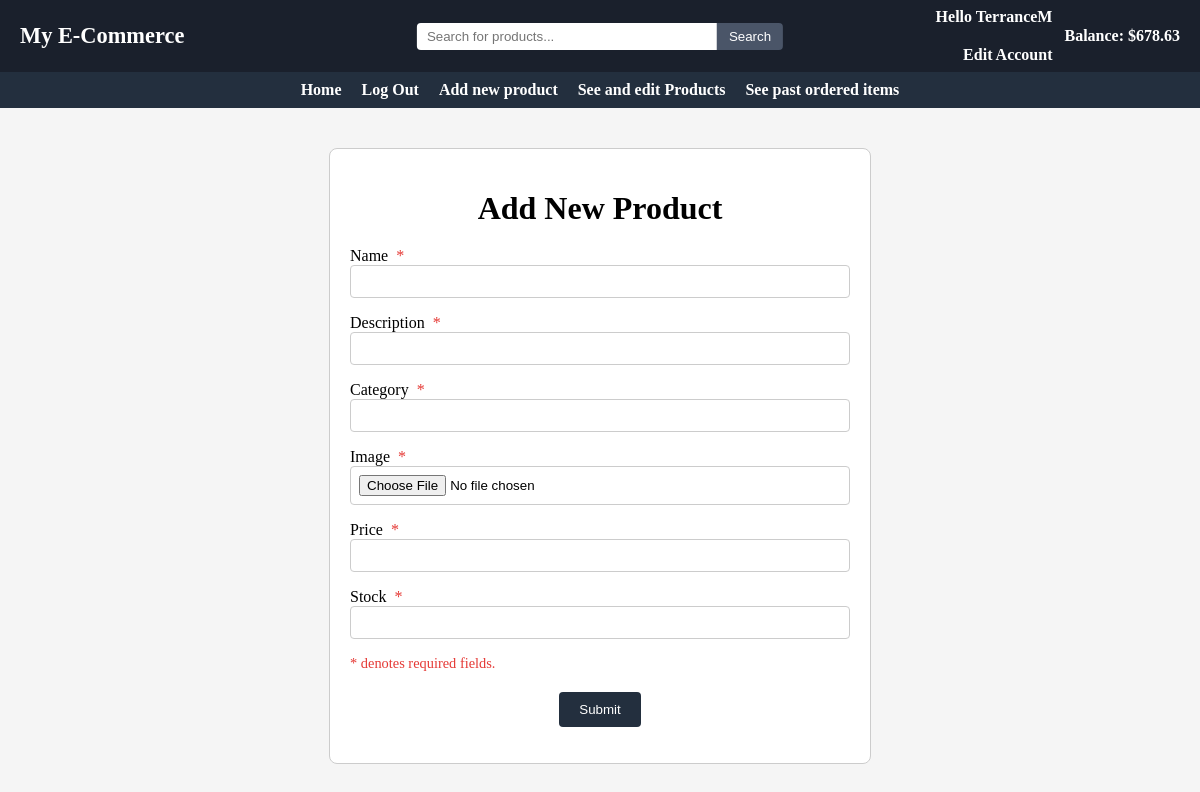
/863026096/sell/makeItem, run on the app's committed database.
### main/models.py (models this page shows, shortened)
class User(models.Model):
    userID = models.BigIntegerField(primary_key=True)
    username = models.CharField(max_length=50, unique=True)
    password = models.CharField(max_length=200)
    email = models.EmailField()
    role = models.SmallIntegerField()
    balance = models.FloatField(default=0)
    approved = models.BooleanField(default=False)

### main/views.py (the view)
# urls.py: path("sell/makeItem", views.createItem, name="createItem"),
def createItem(request, UserID=0):
    userData = 0
    try:
        userData = User.objects.get(userID=UserID)
        if(userData.role == 0):
            messages.add_message(request, messages.SUCCESS, "This account was rejected by an admin. Please create a new account")
            userData.delete()
    except User.DoesNotExist:
        userData = 0
        items = Item.objects.filter(approved=True).order_by('name')[:20]
        return render(request, "index.html", {"userData": userData, "userID":UserID, "items":items})
    idIsValid = False
    if(request.method=="POST"):
        form = CreateNewItem(request.POST, request.FILES)
        if(form.is_valid()):
            form.full_clean()
            name = request.POST.get("name")
            category = request.POST.get("category")
            image = request.FILES.get("image")
            description = request.POST.get("description")
            price = request.POST.get("price")
            stock = request.POST.get("stock")
            newItem = Item(seller=userData, name=name, category=category, description=description, price=round(price, 2), stock=stock, image=image)
            while(not idIsValid):
                newItem.itemID = random.randint(0, 1000000000)
                try:
                    Item.objects.get(itemID=newItem.itemID)
                except Item.DoesNotExist:
                    idIsValid = True
            newItem.save()
            return HttpResponseRedirect("/%i/main" % userData.userID)
    else:
        form = CreateNewItem(request.POST)
    return render(request, "makeItem.html", context={"form":form, "userData":userData})

### main/forms.py
class CreateNewItem(forms.Form):
    name = forms.CharField(max_length=200)
    description = forms.CharField(max_length=200)
    category = forms.CharField(max_length=100)
    image = forms.ImageField()
    price = forms.FloatField()
    stock = forms.IntegerField()

### main/templates/makeItem.html (shortened to what this page needs)
{% extends "base.html" %}
{% block content %}
<div class="form-container">
  {%block title%}<h1>Add New Product</h1>{%endblock%}
  <form method="POST" enctype="multipart/form-data" action="makeItem">
      {% for field in form %}
      <div class="form-field">
        <label for="{{ field.id_for_label }}">
          {{ field.label }}
          {% if field.field.required %}
            <span class="required-star">*</span>
          {% endif %}
        </label>
        {{ field }}
      </div>
      {% if field.name == 'stock' %}
        <div class="required-note">* denotes required fields.</div>
      {% endif %}
      {% endfor %}
      <button type="submit" name="save">Submit</button>
  </form>
</div>
{% endblock content %}

### main/templates/base.html (shortened to what this page needs)
{% load static %}
<link rel="stylesheet" href="{% static 'css/styles.css' %}">
<header class="topbar">
  <div class="topbar-left">
    <h1 class="site-title">My E-Commerce</h1>
  </div>
  <div class="topbar-center">
    <form method="POST" action="/{%if userData.userID and userData.approved%}{{userData.userID}}/{% endif %}search/">
      <input type="text" name="search" placeholder="Search for products..." class="topbar-search"/>
      <button type="submit" name = "searchSubmit" value = "searchSubmit">Search</button>
    </form>
  </div>
  <div class="topbar-right">
    {% if userData.userID and userData.approved %}
      <a href="/{{userData.userID}}/edit" class="user-link">
        <span>Hello {{userData.username}}</span><br/>
        <span>Edit Account</span>
      </a>
      <span class="balance">Balance: ${{userData.balance}}</span>
    {% endif %}
  </div>
</header>
<header class="navbar">
    <nav class="navbar-menu">
        <ul class="nav-list">
            {%if not userData.userID%}
              <li><a href="/">Home</a></li>
              <li><a href="/login">Login</a></li>
              <li><a href="/create">Register</a></li>
            {%else%}
              <li><a href="/{{userData.userID}}/main">Home</a></li>
              <li><a href="/">Log Out</a></li>
                {%if userData.role == 3%}
                    <li><a href="/{{userData.userID}}/auth/users">Authenticate users</a></li>
                    <li><a href="/{{userData.userID}}/auth/items">Authenticate items</a></li>
                    <li><a href="/{{userData.userID}}/auth/monitorUsers">Monitor Users</a></li>
                    <li><a href="/{{userData.userID}}/auth/monitorItems">Monitor Products</a></li>
                    <li><a href="/{{userData.userID}}/auth/orders">Monitor Transactions</a></li>
                {%elif userData.role == 2%}
                    <li><a href="/{{userData.userID}}/sell/makeItem">Add new product</a></li>
                    <li><a href="/{{userData.userID}}/sell/items">See and edit Products</a></li>
                    <li><a href="/{{userData.userID}}/sell/orders">See past ordered items</a></li>
                {%elif userData.role == 1%}
                    <li><a href="/{{userData.userID}}/buy/cart">View Cart</a></li>
                    <li><a href="/{{userData.userID}}/buy/orders">See past orders</a></li>
                {%endif%}
          </ul>
          {%endif%}
    </nav>
  </header>
{%if not userData or userData.approved%}
  {%block content%}
  {%endblock content%}
{%endif%}

### main/static/css/styles.css (style rules this page uses)
.navbar { background-color: #232F3E; color: #fff; display: flex; align-items: center; padding: 9px 0; position: sticky; top: 0; z-index: 1000; justify-content: center; }
.navbar-menu { margin: 0 auto; min-width: 25%; }
.nav-list { list-style: none; display: flex; justify-content: center; gap: 20px; flex-wrap: nowrap; align-items: center; margin: 0; padding: 0; }
.nav-list li { margin: 0; }
.nav-list li a { color: #fff; text-decoration: none; font-weight: bold; white-space: nowrap; }
.topbar { background-color: #1A202C; color: #fff; display: flex; align-items: center; justify-content: space-between; padding: 8px 0; width: 100%; position: relative; }
.topbar-left .site-title { margin: 0; font-size: 1.4em; color: #fff; padding-left: 20px; }
.topbar-center { position: absolute; left: 50%; transform: translateX(-50%); flex: none; display: flex; justify-content: center; align-items: center; }
.topbar-center form { display: flex; align-items: center; margin: 0; }
.topbar-search { width: 300px; padding: 6px 10px; border: none; border-radius: 4px 0 0 4px; }
.topbar-center button { padding: 6px 12px; border: none; background-color: #4A5568; color: #fff; border-radius: 0 4px 4px 0; cursor: pointer; }
.topbar-right { display: flex; align-items: center; gap: 12px; }
.user-link { margin: 0; text-align: right; font-size: 1em; font-family: inherit; font-weight: bold; display: flex; flex-direction: column; gap: 1px; line-height: normal; }
.user-link span { display: block; }
.balance { font-size: 1em; font-family: inherit; font-weight: bold; margin: 0; color: #fff; padding-right: 20px; }
.user-link, .user-link:link, .user-link:visited, .user-link:hover, .user-link:active { color: #fff !important; text-decoration: none !important; }
.form-container { max-width: 500px; margin: 40px auto; padding: 20px; border: 1px solid #ccc; border-radius: 8px; background: #fff; }
.form-container h1 { text-align: center; margin-bottom: 20px; }
.form-container button { display: block; margin: 20px auto 0; padding: 10px 20px; background-color: #232F3E; color: #fff; border: none; border-radius: 4px; cursor: pointer; }
.form-container .form-field { margin-bottom: 16px; display: flex; flex-direction: column; }
.required-star { color: #e53935; margin-left: 4px; }
.required-note { color: #e53935; font-size: 0.9em; margin-top: 8px; text-align: left; }
.form-container .form-field input, .form-container .form-field textarea, .form-container .form-field select { width: 100%; padding: 8px; border: 1px solid #ccc; border-radius: 4px; box-sizing: border-box; }

### data on the page
User: username "TerranceM", balance "678.63", approved True (drawn)

### other printed values
{{ field.label }} "Name" "Description" "Category" "Image" "Price" "Stock"
